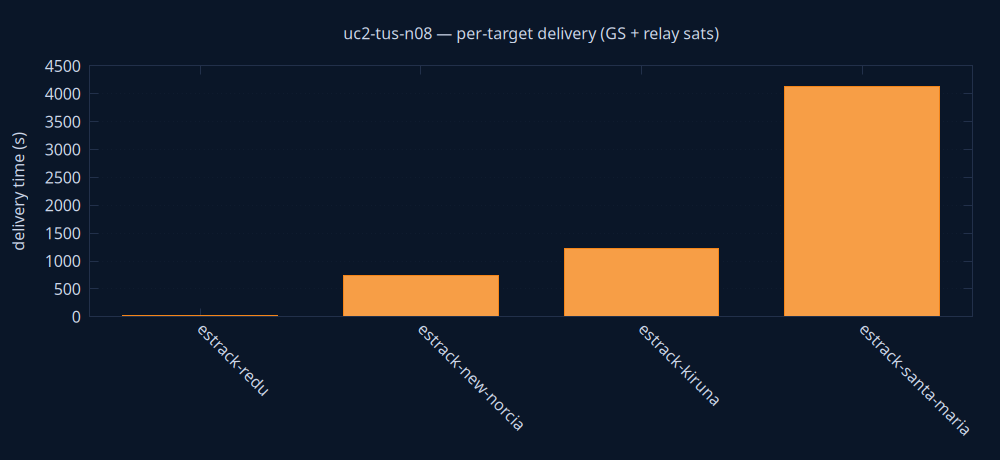

Write gnuplot code to recreate this figure.
set terminal pngcairo size 1000,460 background rgb '#0a1628'
set output 'delivery.png'
set style fill solid 0.8
set boxwidth 0.7 relative
set border lc rgb '#22304a'
set grid ytics lc rgb '#22304a'
set yrange [0:*]
set ylabel 'delivery time (s)' textcolor rgb '#cdd7ea'
set xtics rotate by -45 textcolor rgb '#cdd7ea'
set ytics textcolor rgb '#cdd7ea'
set title 'uc2-tus-n08 — per-target delivery (GS + relay sats)' textcolor rgb '#cdd7ea'
plot 'delivery.dat' using 0:2:3:xtic(1) with boxes lc rgb variable notitle
